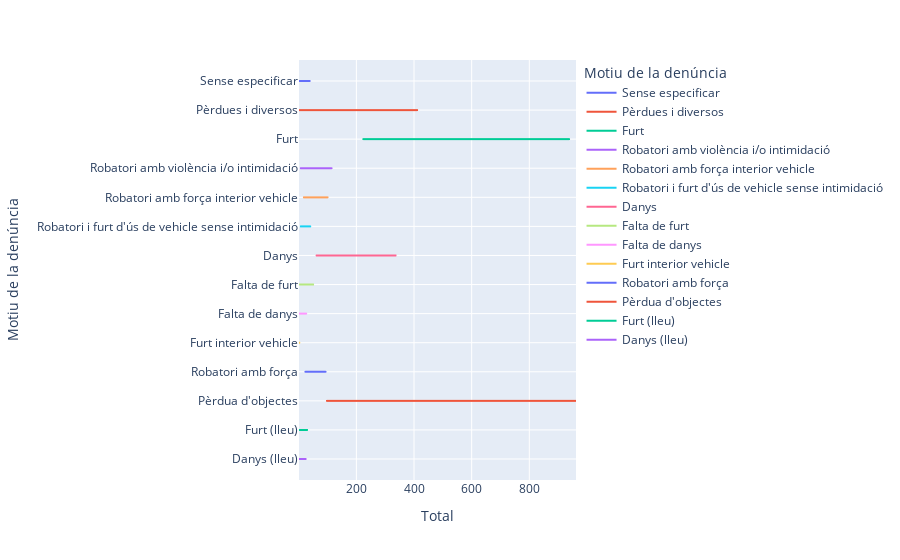

Notebook cell for this chart:
### Code cell
#Veiem que alguns tipus de denúncies són molt minoritàries
px.line(df, y="Motiu de la denúncia", x="Total", color="Motiu de la denúncia")

### Figure 1 — Plotly figure (JSON) as saved in the notebook; plotly's stock layout.template omitted (floating-point values rounded to 4 significant figures; data arrays with more than 128 entries replaced by an {"elided": "..."} marker saying what was removed)
{"data": [{"hovertemplate": "Motiu de la denúncia=%{y}<br>Total=%{x}<extra></extra>", "legendgroup": "Sense especificar", "line": {"color": "#636efa", "dash": "solid"}, "marker": {"symbol": "circle"}, "mode": "lines", "name": "Sense especificar", "showlegend": true, "type": "scattergl", "x": [2, 2, 1, 4, 4, 2, 2, 1, 4, 1, 3, 3, 1, 4, 4, 2, 3, 3, 2, 3, 3, 3, 1, 1, 2, 1, 1, 1, 1, 2, 2, 1, 4, 3, 2, 12, 28, 24, 38, 16, 8, 5, 4, 4, 3, 3, 8, 6, 5, 5, 2, 7, 4, 1, 4, 10, 4, 4, 2, 4, 4, 2, 2, 4, 3, 4, 5, 5, 9, 6, 8, 6, 6, 3, 3, 4, 7, 5, 7, 14, 6, 9, 8, 5, 9, 6, 5, 2, 3, 7, 12, 5, 7, 5, 4, 2, 3, 2, 2, 6, 5, 2, 4, 4, 2, 8, 5, 6, 3, 4, 3, 2, 1, 2, 3, 2, 1, 2, 2, 1, 2, 4, 5, 10, 6, 4], "xaxis": "x", "y": ["Sense especificar", "Sense especificar", "Sense especificar", "Sense especificar", "Sense especificar", "Sense especificar", "Sense especificar", "Sense especificar", "Sense especificar", "Sense especificar", "Sense especificar", "Sense especificar", "Sense especificar", "Sense especificar", "Sense especificar", "Sense especificar", "Sense especificar", "Sense especificar", "Sense especificar", "Sense especificar", "Sense especificar", "Sense especificar", "Sense especificar", "Sense especificar", "Sense especificar", "Sense especificar", "Sense especificar", "Sense especificar", "Sense especificar", "Sense especificar", "Sense especificar", "Sense especificar", "Sense especificar", "Sense especificar", "Sense especificar", "Sense especificar", "Sense especificar", "Sense especificar", "Sense especificar", "Sense especificar", "Sense especificar", "Sense especificar", "Sense especificar", "Sense especificar", "Sense especificar", "Sense especificar", "Sense especificar", "Sense especificar", "Sense especificar", "Sense especificar", "Sense especificar", "Sense especificar", "Sense especificar", "Sense especificar", "Sense especificar", "Sense especificar", "Sense especificar", "Sense especificar", "Sense especificar", "Sense especificar", "Sense especificar", "Sense especificar", "Sense especificar", "Sense especificar", "Sense especificar", "Sense especificar", "Sense especificar", "Sense especificar", "Sense especificar", "Sense especificar", "Sense especificar", "Sense especificar", "Sense especificar", "Sense especificar", "Sense especificar", "Sense especificar", "Sense especificar", "Sense especificar", "Sense especificar", "Sense especificar", "Sense especificar", "Sense especificar", "Sense especificar", "Sense especificar", "Sense especificar", "Sense especificar", "Sense especificar", "Sense especificar", "Sense especificar", "Sense especificar", "Sense especificar", "Sense especificar", "Sense especificar", "Sense especificar", "Sense especificar", "Sense especificar", "Sense especificar", "Sense especificar", "Sense especificar", "Sense especificar", "Sense especificar", "Sense especificar", "Sense especificar", "Sense especificar", "Sense especificar", "Sense especificar", "Sense especificar", "Sense especificar", "Sense especificar", "Sense especificar", "Sense especificar", "Sense especificar", "Sense especificar", "Sense especificar", "Sense especificar", "Sense especificar", "Sense especificar", "Sense especificar", "Sense especificar", "Sense especificar", "Sense especificar", "Sense especificar", "Sense especificar", "Sense especificar", "Sense especificar", "Sense especificar"], "yaxis": "y"}, {"hovertemplate": "Motiu de la denúncia=%{y}<br>Total=%{x}<extra></extra>", "legendgroup": "Pèrdues i diversos", "line": {"color": "#EF553B", "dash": "solid"}, "marker": {"symbol": "circle"}, "mode": "lines", "name": "Pèrdues i diversos", "showlegend": true, "type": "scattergl", "x": [168, 158, 150, 150, 173, 157, 143, 119, 127, 140, 142, 124, 136, 143, 158, 144, 180, 180, 199, 144, 168, 223, 168, 163, 191, 177, 157, 177, 180, 187, 232, 177, 187, 196, 177, 184, 146, 119, 148, 128, 190, 197, 197, 163, 204, 201, 173, 170, 153, 168, 174, 209, 189, 213, 187, 163, 160, 191, 169, 161, 147, 170, 195, 162, 193, 224, 236, 186, 167, 211, 191, 213, 52, 34, 40, 45, 1, 137, 218, 249, 255, 318, 236, 294, 273, 268, 306, 318, 307, 345, 266, 306, 329, 388, 382, 408, 294, 351, 319, 274, 344, 301, 281, 288, 277, 402, 411, 400, 325, 287, 338, 271, 227, 248, 275, 332, 166, 212], "xaxis": "x", "y": ["Pèrdues i diversos", "Pèrdues i diversos", "Pèrdues i diversos", "Pèrdues i diversos", "Pèrdues i diversos", "Pèrdues i diversos", "Pèrdues i diversos", "Pèrdues i diversos", "Pèrdues i diversos", "Pèrdues i diversos", "Pèrdues i diversos", "Pèrdues i diversos", "Pèrdues i diversos", "Pèrdues i diversos", "Pèrdues i diversos", "Pèrdues i diversos", "Pèrdues i diversos", "Pèrdues i diversos", "Pèrdues i diversos", "Pèrdues i diversos", "Pèrdues i diversos", "Pèrdues i diversos", "Pèrdues i diversos", "Pèrdues i diversos", "Pèrdues i diversos", "Pèrdues i diversos", "Pèrdues i diversos", "Pèrdues i diversos", "Pèrdues i diversos", "Pèrdues i diversos", "Pèrdues i diversos", "Pèrdues i diversos", "Pèrdues i diversos", "Pèrdues i diversos", "Pèrdues i diversos", "Pèrdues i diversos", "Pèrdues i diversos", "Pèrdues i diversos", "Pèrdues i diversos", "Pèrdues i diversos", "Pèrdues i diversos", "Pèrdues i diversos", "Pèrdues i diversos", "Pèrdues i diversos", "Pèrdues i diversos", "Pèrdues i diversos", "Pèrdues i diversos", "Pèrdues i diversos", "Pèrdues i diversos", "Pèrdues i diversos", "Pèrdues i diversos", "Pèrdues i diversos", "Pèrdues i diversos", "Pèrdues i diversos", "Pèrdues i diversos", "Pèrdues i diversos", "Pèrdues i diversos", "Pèrdues i diversos", "Pèrdues i diversos", "Pèrdues i diversos", "Pèrdues i diversos", "Pèrdues i diversos", "Pèrdues i diversos", "Pèrdues i diversos", "Pèrdues i diversos", "Pèrdues i diversos", "Pèrdues i diversos", "Pèrdues i diversos", "Pèrdues i diversos", "Pèrdues i diversos", "Pèrdues i diversos", "Pèrdues i diversos", "Pèrdues i diversos", "Pèrdues i diversos", "Pèrdues i diversos", "Pèrdues i diversos", "Pèrdues i diversos", "Pèrdues i diversos", "Pèrdues i diversos", "Pèrdues i diversos", "Pèrdues i diversos", "Pèrdues i diversos", "Pèrdues i diversos", "Pèrdues i diversos", "Pèrdues i diversos", "Pèrdues i diversos", "Pèrdues i diversos", "Pèrdues i diversos", "Pèrdues i diversos", "Pèrdues i diversos", "Pèrdues i diversos", "Pèrdues i diversos", "Pèrdues i diversos", "Pèrdues i diversos", "Pèrdues i diversos", "Pèrdues i diversos", "Pèrdues i diversos", "Pèrdues i diversos", "Pèrdues i diversos", "Pèrdues i diversos", "Pèrdues i diversos", "Pèrdues i diversos", "Pèrdues i diversos", "Pèrdues i diversos", "Pèrdues i diversos", "Pèrdues i diversos", "Pèrdues i diversos", "Pèrdues i diversos", "Pèrdues i diversos", "Pèrdues i diversos", "Pèrdues i diversos", "Pèrdues i diversos", "Pèrdues i diversos", "Pèrdues i diversos", "Pèrdues i diversos", "Pèrdues i diversos", "Pèrdues i diversos", "Pèrdues i diversos"], "yaxis": "y"}, {"hovertemplate": "Motiu de la denúncia=%{y}<br>Total=%{x}<extra></extra>", "legendgroup": "Furt", "line": {"color": "#00cc96", "dash": "solid"}, "marker": {"symbol": "circle"}, "mode": "lines", "name": "Furt", "showlegend": true, "type": "scattergl", "x": {"elided": "141 int values"}, "xaxis": "x", "y": {"elided": "141 str values"}, "yaxis": "y"}, {"hovertemplate": "Motiu de la denúncia=%{y}<br>Total=%{x}<extra></extra>", "legendgroup": "Robatori amb violència i/o intimidació", "line": {"color": "#ab63fa", "dash": "solid"}, "marker": {"symbol": "circle"}, "mode": "lines", "name": "Robatori amb violència i/o intimidació", "showlegend": true, "type": "scattergl", "x": [57, 59, 51, 41, 61, 52, 45, 51, 70, 49, 45, 39, 53, 46, 54, 40, 50, 45, 66, 42, 47, 40, 56, 47, 52, 45, 45, 50, 38, 54, 66, 40, 39, 43, 59, 42, 41, 47, 41, 38, 37, 40, 49, 32, 43, 48, 51, 49, 45, 37, 54, 40, 55, 59, 44, 49, 42, 40, 66, 41, 33, 36, 43, 37, 50, 42, 67, 42, 33, 36, 35, 39, 7, 11, 15, 7, 23, 47, 42, 43, 50, 56, 63, 51, 59, 84, 94, 88, 76, 61, 72, 45, 65, 56, 47, 58, 56, 69, 66, 63, 73, 51, 114, 104, 94, 84, 72, 69, 60, 48, 47, 47, 43, 58, 35, 30, 32], "xaxis": "x", "y": ["Robatori amb violència i/o intimidació", "Robatori amb violència i/o intimidació", "Robatori amb violència i/o intimidació", "Robatori amb violència i/o intimidació", "Robatori amb violència i/o intimidació", "Robatori amb violència i/o intimidació", "Robatori amb violència i/o intimidació", "Robatori amb violència i/o intimidació", "Robatori amb violència i/o intimidació", "Robatori amb violència i/o intimidació", "Robatori amb violència i/o intimidació", "Robatori amb violència i/o intimidació", "Robatori amb violència i/o intimidació", "Robatori amb violència i/o intimidació", "Robatori amb violència i/o intimidació", "Robatori amb violència i/o intimidació", "Robatori amb violència i/o intimidació", "Robatori amb violència i/o intimidació", "Robatori amb violència i/o intimidació", "Robatori amb violència i/o intimidació", "Robatori amb violència i/o intimidació", "Robatori amb violència i/o intimidació", "Robatori amb violència i/o intimidació", "Robatori amb violència i/o intimidació", "Robatori amb violència i/o intimidació", "Robatori amb violència i/o intimidació", "Robatori amb violència i/o intimidació", "Robatori amb violència i/o intimidació", "Robatori amb violència i/o intimidació", "Robatori amb violència i/o intimidació", "Robatori amb violència i/o intimidació", "Robatori amb violència i/o intimidació", "Robatori amb violència i/o intimidació", "Robatori amb violència i/o intimidació", "Robatori amb violència i/o intimidació", "Robatori amb violència i/o intimidació", "Robatori amb violència i/o intimidació", "Robatori amb violència i/o intimidació", "Robatori amb violència i/o intimidació", "Robatori amb violència i/o intimidació", "Robatori amb violència i/o intimidació", "Robatori amb violència i/o intimidació", "Robatori amb violència i/o intimidació", "Robatori amb violència i/o intimidació", "Robatori amb violència i/o intimidació", "Robatori amb violència i/o intimidació", "Robatori amb violència i/o intimidació", "Robatori amb violència i/o intimidació", "Robatori amb violència i/o intimidació", "Robatori amb violència i/o intimidació", "Robatori amb violència i/o intimidació", "Robatori amb violència i/o intimidació", "Robatori amb violència i/o intimidació", "Robatori amb violència i/o intimidació", "Robatori amb violència i/o intimidació", "Robatori amb violència i/o intimidació", "Robatori amb violència i/o intimidació", "Robatori amb violència i/o intimidació", "Robatori amb violència i/o intimidació", "Robatori amb violència i/o intimidació", "Robatori amb violència i/o intimidació", "Robatori amb violència i/o intimidació", "Robatori amb violència i/o intimidació", "Robatori amb violència i/o intimidació", "Robatori amb violència i/o intimidació", "Robatori amb violència i/o intimidació", "Robatori amb violència i/o intimidació", "Robatori amb violència i/o intimidació", "Robatori amb violència i/o intimidació", "Robatori amb violència i/o intimidació", "Robatori amb violència i/o intimidació", "Robatori amb violència i/o intimidació", "Robatori amb violència i/o intimidació", "Robatori amb violència i/o intimidació", "Robatori amb violència i/o intimidació", "Robatori amb violència i/o intimidació", "Robatori amb violència i/o intimidació", "Robatori amb violència i/o intimidació", "Robatori amb violència i/o intimidació", "Robatori amb violència i/o intimidació", "Robatori amb violència i/o intimidació", "Robatori amb violència i/o intimidació", "Robatori amb violència i/o intimidació", "Robatori amb violència i/o intimidació", "Robatori amb violència i/o intimidació", "Robatori amb violència i/o intimidació", "Robatori amb violència i/o intimidació", "Robatori amb violència i/o intimidació", "Robatori amb violència i/o intimidació", "Robatori amb violència i/o intimidació", "Robatori amb violència i/o intimidació", "Robatori amb violència i/o intimidació", "Robatori amb violència i/o intimidació", "Robatori amb violència i/o intimidació", "Robatori amb violència i/o intimidació", "Robatori amb violència i/o intimidació", "Robatori amb violència i/o intimidació", "Robatori amb violència i/o intimidació", "Robatori amb violència i/o intimidació", "Robatori amb violència i/o intimidació", "Robatori amb violència i/o intimidació", "Robatori amb violència i/o intimidació", "Robatori amb violència i/o intimidació", "Robatori amb violència i/o intimidació", "Robatori amb violència i/o intimidació", "Robatori amb violència i/o intimidació", "Robatori amb violència i/o intimidació", "Robatori amb violència i/o intimidació", "Robatori amb violència i/o intimidació", "Robatori amb violència i/o intimidació", "Robatori amb violència i/o intimidació", "Robatori amb violència i/o intimidació", "Robatori amb violència i/o intimidació", "Robatori amb violència i/o intimidació", "Robatori amb violència i/o intimidació", "Robatori amb violència i/o intimidació", "Robatori amb violència i/o intimidació"], "yaxis": "y"}, {"hovertemplate": "Motiu de la denúncia=%{y}<br>Total=%{x}<extra></extra>", "legendgroup": "Robatori amb força interior vehicle", "line": {"color": "#FFA15A", "dash": "solid"}, "marker": {"symbol": "circle"}, "mode": "lines", "name": "Robatori amb força interior vehicle", "showlegend": true, "type": "scattergl", "x": {"elided": "141 int values"}, "xaxis": "x", "y": {"elided": "141 str values"}, "yaxis": "y"}, {"hovertemplate": "Motiu de la denúncia=%{y}<br>Total=%{x}<extra></extra>", "legendgroup": "Robatori i furt d'ús de vehicle sense intimidació", "line": {"color": "#19d3f3", "dash": "solid"}, "marker": {"symbol": "circle"}, "mode": "lines", "name": "Robatori i furt d'ús de vehicle sense intimidació", "showlegend": true, "type": "scattergl", "x": {"elided": "137 int values"}, "xaxis": "x", "y": {"elided": "137 str values"}, "yaxis": "y"}, {"hovertemplate": "Motiu de la denúncia=%{y}<br>Total=%{x}<extra></extra>", "legendgroup": "Danys", "line": {"color": "#FF6692", "dash": "solid"}, "marker": {"symbol": "circle"}, "mode": "lines", "name": "Danys", "showlegend": true, "type": "scattergl", "x": {"elided": "141 int values"}, "xaxis": "x", "y": {"elided": "141 str values"}, "yaxis": "y"}, {"hovertemplate": "Motiu de la denúncia=%{y}<br>Total=%{x}<extra></extra>", "legendgroup": "Falta de furt", "line": {"color": "#B6E880", "dash": "solid"}, "marker": {"symbol": "circle"}, "mode": "lines", "name": "Falta de furt", "showlegend": true, "type": "scattergl", "x": [18, 22, 21, 14, 41, 37, 44, 19, 25, 31, 12, 9, 16, 16, 25, 20, 34, 21, 33, 17, 25, 25, 17, 16, 16, 12, 17, 11, 26, 26, 25, 15, 29, 21, 20, 14, 25, 17, 28, 31, 50, 34, 33, 24, 23, 34, 40, 18, 34, 28, 42, 34, 38, 37, 25, 25, 19, 19, 10, 14, 20, 25, 16, 24, 24, 16, 25, 18, 18, 21, 12, 13, 19, 15, 14, 15, 22, 35, 28, 27, 32, 13, 21, 22, 13, 23, 25, 21, 30, 22, 24, 22, 31, 23, 18, 32, 18, 14, 20, 22, 28, 33, 39, 26, 32, 27, 20, 18, 16, 23, 13, 5, 12, 19, 16, 16, 19, 11, 6, 4, 4], "xaxis": "x", "y": ["Falta de furt", "Falta de furt", "Falta de furt", "Falta de furt", "Falta de furt", "Falta de furt", "Falta de furt", "Falta de furt", "Falta de furt", "Falta de furt", "Falta de furt", "Falta de furt", "Falta de furt", "Falta de furt", "Falta de furt", "Falta de furt", "Falta de furt", "Falta de furt", "Falta de furt", "Falta de furt", "Falta de furt", "Falta de furt", "Falta de furt", "Falta de furt", "Falta de furt", "Falta de furt", "Falta de furt", "Falta de furt", "Falta de furt", "Falta de furt", "Falta de furt", "Falta de furt", "Falta de furt", "Falta de furt", "Falta de furt", "Falta de furt", "Falta de furt", "Falta de furt", "Falta de furt", "Falta de furt", "Falta de furt", "Falta de furt", "Falta de furt", "Falta de furt", "Falta de furt", "Falta de furt", "Falta de furt", "Falta de furt", "Falta de furt", "Falta de furt", "Falta de furt", "Falta de furt", "Falta de furt", "Falta de furt", "Falta de furt", "Falta de furt", "Falta de furt", "Falta de furt", "Falta de furt", "Falta de furt", "Falta de furt", "Falta de furt", "Falta de furt", "Falta de furt", "Falta de furt", "Falta de furt", "Falta de furt", "Falta de furt", "Falta de furt", "Falta de furt", "Falta de furt", "Falta de furt", "Falta de furt", "Falta de furt", "Falta de furt", "Falta de furt", "Falta de furt", "Falta de furt", "Falta de furt", "Falta de furt", "Falta de furt", "Falta de furt", "Falta de furt", "Falta de furt", "Falta de furt", "Falta de furt", "Falta de furt", "Falta de furt", "Falta de furt", "Falta de furt", "Falta de furt", "Falta de furt", "Falta de furt", "Falta de furt", "Falta de furt", "Falta de furt", "Falta de furt", "Falta de furt", "Falta de furt", "Falta de furt", "Falta de furt", "Falta de furt", "Falta de furt", "Falta de furt", "Falta de furt", "Falta de furt", "Falta de furt", "Falta de furt", "Falta de furt", "Falta de furt", "Falta de furt", "Falta de furt", "Falta de furt", "Falta de furt", "Falta de furt", "Falta de furt", "Falta de furt", "Falta de furt", "Falta de furt", "Falta de furt", "Falta de furt"], "yaxis": "y"}, {"hovertemplate": "Motiu de la denúncia=%{y}<br>Total=%{x}<extra></extra>", "legendgroup": "Falta de danys", "line": {"color": "#FF97FF", "dash": "solid"}, "marker": {"symbol": "circle"}, "mode": "lines", "name": "Falta de danys", "showlegend": true, "type": "scattergl", "x": [2, 3, 1, 4, 2, 2, 2, 1, 2, 1, 4, 3, 6, 5, 5, 4, 3, 2, 2, 1, 7, 3, 2, 2, 1, 2, 5, 1, 3, 3, 2, 1, 3, 1, 5, 3, 3, 5, 7, 5, 7, 3, 4, 4, 5, 3, 2, 4, 3, 3, 5, 2, 2, 1, 6, 2, 4, 1, 5, 4, 2, 4, 4, 4, 4, 3, 6, 5, 4, 3, 2, 3, 3, 2, 4, 5, 2, 5, 2, 2, 1, 2, 3, 2, 2, 7, 1, 1, 4, 3, 6, 7, 4, 9, 12, 11, 12, 10, 8, 12, 10, 8, 7, 15, 7, 4, 14, 6, 17, 7, 26, 12, 10, 3, 4], "xaxis": "x", "y": ["Falta de danys", "Falta de danys", "Falta de danys", "Falta de danys", "Falta de danys", "Falta de danys", "Falta de danys", "Falta de danys", "Falta de danys", "Falta de danys", "Falta de danys", "Falta de danys", "Falta de danys", "Falta de danys", "Falta de danys", "Falta de danys", "Falta de danys", "Falta de danys", "Falta de danys", "Falta de danys", "Falta de danys", "Falta de danys", "Falta de danys", "Falta de danys", "Falta de danys", "Falta de danys", "Falta de danys", "Falta de danys", "Falta de danys", "Falta de danys", "Falta de danys", "Falta de danys", "Falta de danys", "Falta de danys", "Falta de danys", "Falta de danys", "Falta de danys", "Falta de danys", "Falta de danys", "Falta de danys", "Falta de danys", "Falta de danys", "Falta de danys", "Falta de danys", "Falta de danys", "Falta de danys", "Falta de danys", "Falta de danys", "Falta de danys", "Falta de danys", "Falta de danys", "Falta de danys", "Falta de danys", "Falta de danys", "Falta de danys", "Falta de danys", "Falta de danys", "Falta de danys", "Falta de danys", "Falta de danys", "Falta de danys", "Falta de danys", "Falta de danys", "Falta de danys", "Falta de danys", "Falta de danys", "Falta de danys", "Falta de danys", "Falta de danys", "Falta de danys", "Falta de danys", "Falta de danys", "Falta de danys", "Falta de danys", "Falta de danys", "Falta de danys", "Falta de danys", "Falta de danys", "Falta de danys", "Falta de danys", "Falta de danys", "Falta de danys", "Falta de danys", "Falta de danys", "Falta de danys", "Falta de danys", "Falta de danys", "Falta de danys", "Falta de danys", "Falta de danys", "Falta de danys", "Falta de danys", "Falta de danys", "Falta de danys", "Falta de danys", "Falta de danys", "Falta de danys", "Falta de danys", "Falta de danys", "Falta de danys", "Falta de danys", "Falta de danys", "Falta de danys", "Falta de danys", "Falta de danys", "Falta de danys", "Falta de danys", "Falta de danys", "Falta de danys", "Falta de danys", "Falta de danys", "Falta de danys", "Falta de danys", "Falta de danys", "Falta de danys"], "yaxis": "y"}, {"hovertemplate": "Motiu de la denúncia=%{y}<br>Total=%{x}<extra></extra>", "legendgroup": "Furt interior vehicle", "line": {"color": "#FECB52", "dash": "solid"}, "marker": {"symbol": "circle"}, "mode": "lines", "name": "Furt interior vehicle", "showlegend": true, "type": "scattergl", "x": [1, 1, 1, 1, 1, 1, 1, 1, 1, 1, 1, 1, 1, 1, 1, 1, 1, 1, 1, 1, 1, 1, 1, 1, 1, 1, 1, 1, 2, 2, 1, 1, 1, 1, 1, 1, 2, 1, 2, 1, 1, 1, 1], "xaxis": "x", "y": ["Furt interior vehicle", "Furt interior vehicle", "Furt interior vehicle", "Furt interior vehicle", "Furt interior vehicle", "Furt interior vehicle", "Furt interior vehicle", "Furt interior vehicle", "Furt interior vehicle", "Furt interior vehicle", "Furt interior vehicle", "Furt interior vehicle", "Furt interior vehicle", "Furt interior vehicle", "Furt interior vehicle", "Furt interior vehicle", "Furt interior vehicle", "Furt interior vehicle", "Furt interior vehicle", "Furt interior vehicle", "Furt interior vehicle", "Furt interior vehicle", "Furt interior vehicle", "Furt interior vehicle", "Furt interior vehicle", "Furt interior vehicle", "Furt interior vehicle", "Furt interior vehicle", "Furt interior vehicle", "Furt interior vehicle", "Furt interior vehicle", "Furt interior vehicle", "Furt interior vehicle", "Furt interior vehicle", "Furt interior vehicle", "Furt interior vehicle", "Furt interior vehicle", "Furt interior vehicle", "Furt interior vehicle", "Furt interior vehicle", "Furt interior vehicle", "Furt interior vehicle", "Furt interior vehicle"], "yaxis": "y"}, {"hovertemplate": "Motiu de la denúncia=%{y}<br>Total=%{x}<extra></extra>", "legendgroup": "Robatori amb força", "line": {"color": "#636efa", "dash": "solid"}, "marker": {"symbol": "circle"}, "mode": "lines", "name": "Robatori amb força", "showlegend": true, "type": "scattergl", "x": [30, 53, 49, 45, 47, 51, 57, 34, 40, 23, 29, 79, 49, 77, 65, 93, 80, 78, 55, 67, 58, 72, 78, 74, 91, 60], "xaxis": "x", "y": ["Robatori amb força", "Robatori amb força", "Robatori amb força", "Robatori amb força", "Robatori amb força", "Robatori amb força", "Robatori amb força", "Robatori amb força", "Robatori amb força", "Robatori amb força", "Robatori amb força", "Robatori amb força", "Robatori amb força", "Robatori amb força", "Robatori amb força", "Robatori amb força", "Robatori amb força", "Robatori amb força", "Robatori amb força", "Robatori amb força", "Robatori amb força", "Robatori amb força", "Robatori amb força", "Robatori amb força", "Robatori amb força", "Robatori amb força"], "yaxis": "y"}, {"hovertemplate": "Motiu de la denúncia=%{y}<br>Total=%{x}<extra></extra>", "legendgroup": "Pèrdua d'objectes", "line": {"color": "#EF553B", "dash": "solid"}, "marker": {"symbol": "circle"}, "mode": "lines", "name": "Pèrdua d'objectes", "showlegend": true, "type": "scattergl", "x": [220, 240, 264, 235, 252, 200, 198, 170, 98, 225, 473, 479, 568, 628, 654, 620, 537, 643, 711, 745, 814, 962, 865, 743, 767], "xaxis": "x", "y": ["Pèrdua d'objectes", "Pèrdua d'objectes", "Pèrdua d'objectes", "Pèrdua d'objectes", "Pèrdua d'objectes", "Pèrdua d'objectes", "Pèrdua d'objectes", "Pèrdua d'objectes", "Pèrdua d'objectes", "Pèrdua d'objectes", "Pèrdua d'objectes", "Pèrdua d'objectes", "Pèrdua d'objectes", "Pèrdua d'objectes", "Pèrdua d'objectes", "Pèrdua d'objectes", "Pèrdua d'objectes", "Pèrdua d'objectes", "Pèrdua d'objectes", "Pèrdua d'objectes", "Pèrdua d'objectes", "Pèrdua d'objectes", "Pèrdua d'objectes", "Pèrdua d'objectes", "Pèrdua d'objectes"], "yaxis": "y"}, {"hovertemplate": "Motiu de la denúncia=%{y}<br>Total=%{x}<extra></extra>", "legendgroup": "Furt (lleu)", "line": {"color": "#00cc96", "dash": "solid"}, "marker": {"symbol": "circle"}, "mode": "lines", "name": "Furt (lleu)", "showlegend": true, "type": "scattergl", "x": [11, 17, 18, 7, 3, 13, 7, 3, 13, 8, 19, 9, 10, 12, 26, 16, 29, 17, 13, 15, 19], "xaxis": "x", "y": ["Furt (lleu)", "Furt (lleu)", "Furt (lleu)", "Furt (lleu)", "Furt (lleu)", "Furt (lleu)", "Furt (lleu)", "Furt (lleu)", "Furt (lleu)", "Furt (lleu)", "Furt (lleu)", "Furt (lleu)", "Furt (lleu)", "Furt (lleu)", "Furt (lleu)", "Furt (lleu)", "Furt (lleu)", "Furt (lleu)", "Furt (lleu)", "Furt (lleu)", "Furt (lleu)"], "yaxis": "y"}, {"hovertemplate": "Motiu de la denúncia=%{y}<br>Total=%{x}<extra></extra>", "legendgroup": "Danys (lleu)", "line": {"color": "#ab63fa", "dash": "solid"}, "marker": {"symbol": "circle"}, "mode": "lines", "name": "Danys (lleu)", "showlegend": true, "type": "scattergl", "x": [6, 23, 3, 8, 6, 6, 24, 14, 13, 4, 8, 7, 6, 7, 5, 11, 7, 12, 15, 6, 8], "xaxis": "x", "y": ["Danys (lleu)", "Danys (lleu)", "Danys (lleu)", "Danys (lleu)", "Danys (lleu)", "Danys (lleu)", "Danys (lleu)", "Danys (lleu)", "Danys (lleu)", "Danys (lleu)", "Danys (lleu)", "Danys (lleu)", "Danys (lleu)", "Danys (lleu)", "Danys (lleu)", "Danys (lleu)", "Danys (lleu)", "Danys (lleu)", "Danys (lleu)", "Danys (lleu)", "Danys (lleu)"], "yaxis": "y"}], "layout": {"autosize": true, "legend": {"title": {"text": "Motiu de la denúncia"}, "tracegroupgap": 0}, "margin": {"t": 60}, "xaxis": {"anchor": "y", "autorange": true, "domain": [0, 1], "range": [1, 962], "title": {"text": "Total"}, "type": "linear"}, "yaxis": {"anchor": "x", "autorange": true, "categoryarray": ["Danys (lleu)", "Furt (lleu)", "Pèrdua d'objectes", "Robatori amb força", "Furt interior vehicle", "Falta de danys", "Falta de furt", "Danys", "Robatori i furt d'ús de vehicle sense intimidació", "Robatori amb força interior vehicle", "Robatori amb violència i/o intimidació", "Furt", "Pèrdues i diversos", "Sense especificar"], "categoryorder": "array", "domain": [0, 1], "range": [-0.7222, 13.72], "title": {"text": "Motiu de la denúncia"}, "type": "category"}}}
